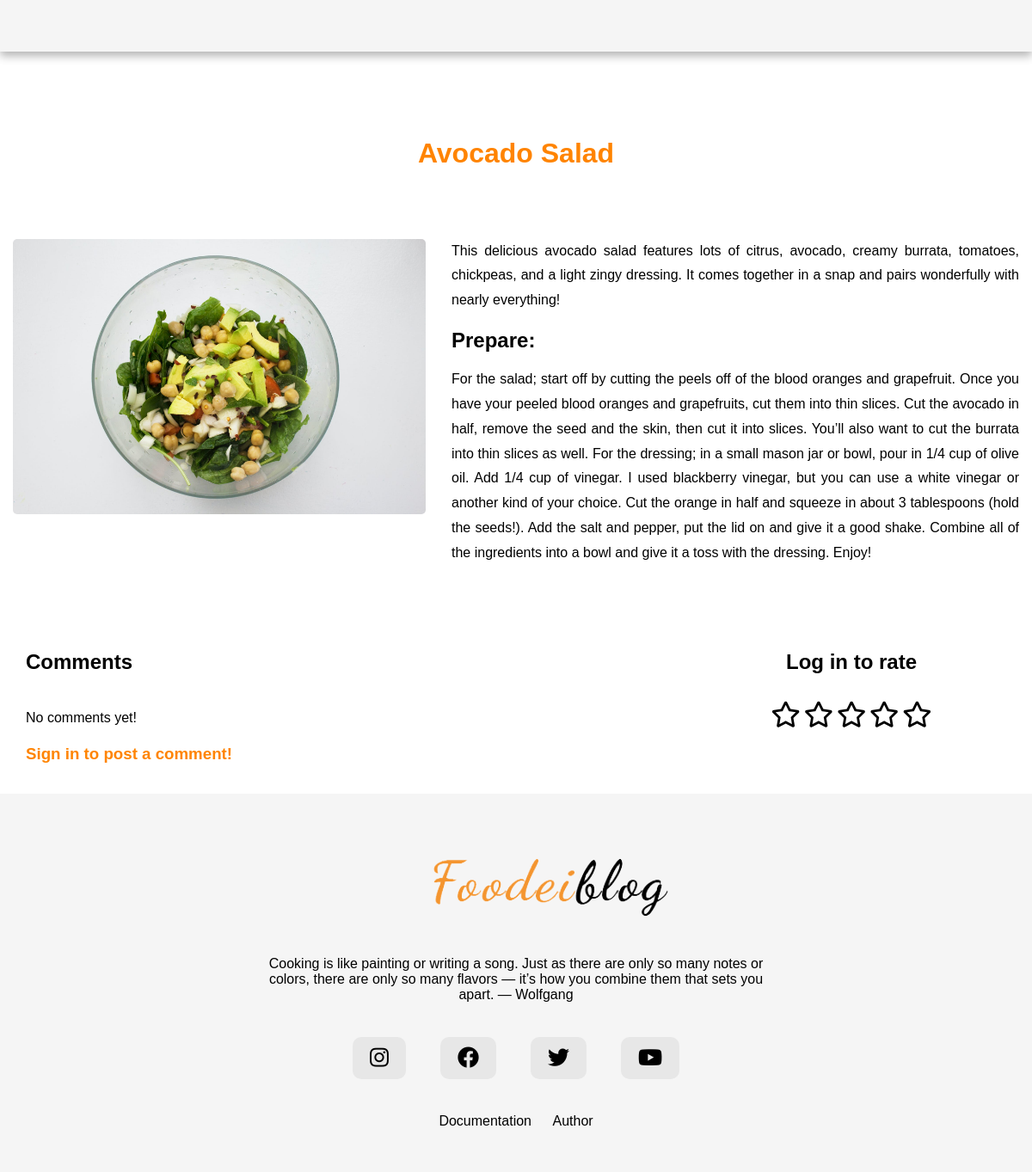
Screenshot of /recipe.php?id=6 with the database file from the repository.
### tables this page shows
CREATE TABLE `postovi` (
  `idPosta` int(255) NOT NULL,
  `naslov` varchar(100) NOT NULL,
  `tekst` text NOT NULL,
  `datum` timestamp NOT NULL DEFAULT current_timestamp(),
  `idKategorije` int(255) NOT NULL,
  `slikasrc` varchar(255) NOT NULL,
  `pocetniTekst` text NOT NULL
);

### recipe.php (called while the page is built)
<?php
    require_once "view/fixed/head.php";
    require_once "view/fixed/header.php";
    require_once "view/pages/recipe.php";
    require_once "view/fixed/footer.php";
?>

### model/dohvatiRecept.php (called while the page is built, shortened)
<?php
    require_once "konekcija.php";
    $poruka="";
    if(isset($_GET['id'])){
        $receptId=$_GET['id'];
        $upit="SELECT * FROM postovi WHERE idPosta=:id";
        $priprema=$konekcija->prepare($upit);
        $priprema->bindParam(":id",$receptId);
        try{
            $priprema->execute();
            $rezultat=$priprema->fetch();
            if($priprema->rowCount()==1)
            {
                $data= $rezultat;
                $ocena=0;
            }
            else{
                $poruka="There is no match";
                $code=404;
            }
        }
        catch(PDOException $e){
            $data="Server error";
            $code=500;
        }
    }
    else{
        $data="Server error";
        $code=404;
    }
?>

### model/dohvatiKomentare.php (called while the page is built, shortened)
<?php
    $komentar='';
?>

### view/pages/recipe.php (the view, shortened to what this page needs)
<main>
    <?php
        include "model/dohvatiRecept.php";
        include "model/dohvatiKomentare.php";
    ?>
        <div class="naslov naslovPadding">
        <h1>
        <?php
            if($poruka!=""){
                echo $poruka;
            }
            else{
                echo $data['naslov'];
            }
        ?>
        </h1>
        </div>
    <?php
        if($poruka==""):
    ?>
    <div id="receptJedan">
        <div class="blok">
            <img src="assets/images/<?=$data['slikasrc']?>" alt="<?=$data['naslov']?>">
        </div>
        <div class="blok tekst">
            <p><?=$data['pocetniTekst']?></p>
            <h2>Prepare:</h2>
            <p><?=$data['tekst']?></p>
        </div>
    </div>
    <div id="komentariOcene">
        <div id="komentari">
            <h2>Comments</h2>
            <?php
            if($komentar!=''):
                foreach($komentar as $k):
            ?>
                <div class="komentar">
                    <h3><?=$k['ime']?> <?=$k['prezime']?></h3>
                    <p><?=$k['tekst']?></p>
                    <p><?=$k['datumKomentara']?></p>
                </div>
            <?php
               endforeach;
            else:
            ?>
            <p>No comments yet!</p>
            <?php
            endif;
            ?>
            <div>
                <?php
                    if(isset($_SESSION['korisnik'])):
                ?>
                <h3>Your comment:</h3>
                <form action="">
                    <textarea id="komentarTekst"></textarea>
                    <input type="hidden" id="idRecepta" value="<?=$_GET['id']?>">
                    <input type="button" value="Send" id="sendBtn">
                </form>
                <p id="porukaKomentar" class="crveno"></p>
                <?php
                    else:
                ?>
                    <h3 class="crveno comm">Sign in to post a comment!</h3>
                <?php
                    endif
                ?>
            </div>
        </div>
        <div id="oceni">
            <?php
                if(isset($_SESSION['korisnik'])):
            ?>
                <h2>Your rate</h2>
            <?php
                else:
            ?>
                <h2>Log in to rate</h2>
            <?php
                endif;
            ?>
            <?php
                for($i=0;$i<5;$i++):
                    if($i<$ocena):
            ?>
                    <i class="fas fa-star" data-recept="<?=$data['idPosta']?>" data-ocena="<?=$i+1?>"></i>
            <?php
                    else:
            ?>
                    <i class="far fa-star" data-recept="<?=$data['idPosta']?>" data-ocena="<?=$i+1?>"></i>
            <?php
                    endif;
                endfor;
            ?>
        </div>
    </div>
    <?php
        endif;
    ?>
</main>

### assets/css/style.css (style rules this page uses)
* { margin: 0px; padding: 0px; box-sizing: border-box; }
body { font-family: sans-serif; }
.topJelo img,#kategorije div img,.post div img,#about img,#about img,#recepti div img,#receptJedan div img { width: 100%; }
.naslov { text-align: center; padding: 75px; }
.naslov h1 { color: #ff8400; }
img { border-radius: 5px; }
.tekst { width: 55%; margin: 5px; margin-top: 0px; }
.naslovPadding { padding-top: 150px; padding-bottom: 20px; }
#receptJedan { width: 100%; display: flex; justify-content: space-around; padding: 40px 0px; }
.blok { width: 40%; margin: 10px; }
#receptJedan .tekst { width: 55%; }
#receptJedan .blok { text-align: justify; }
#receptJedan p,#receptJedan h2 { margin-bottom: 10px; }
#komentariOcene { width: 100%; display: flex; justify-content: space-around; padding: 30px 0px; }
#komentari { width: 60%; }
#komentari p,#komentari h2 { margin-bottom: 10px; }
#komentari h2 { margin-bottom: 30px; }
#oceni { width: 30%; }
#oceni h2 { margin-bottom: 25px; }
#oceni { text-align: center; }
#oceni .far,#oceni .fas { font-size: 30px; }
main { line-height: 1.8; }
.crveno { font-weight: bold; color: #ff0000; }
.comm { color: #ff8400; }

### rows the page displays
postovi: naslov "Avocado Salad", slikasrc (picture), pocetniTekst "This delicious avocado salad features lots of citrus, avocado, creamy burrata, tomatoes, chickpeas, and a light zingy dressing. It comes together in a snap and pairs wonderfully with nearly everything!", tekst "For the salad; start off by cutting the peels off of the blood oranges and grapefruit. Once you have your peeled blood oranges and grapefruits, cut them into thin slices. Cut the avocado in half, remove the seed and the skin, then cut it into slices. You’ll also want to cut the burrata into thin slices as well. For the dressing; in a small mason jar or bowl, pour in 1/4 cup of olive oil. Add 1/4 cup of vinegar. I used blackberry vinegar, but you can use a white vinegar or another kind of your choice. Cut the orange in half and squeeze in about 3 tablespoons (hold the seeds!). Add the salt and pepper, put the lid on and give it a good shake. Combine all of the ingredients into a bowl and…"
